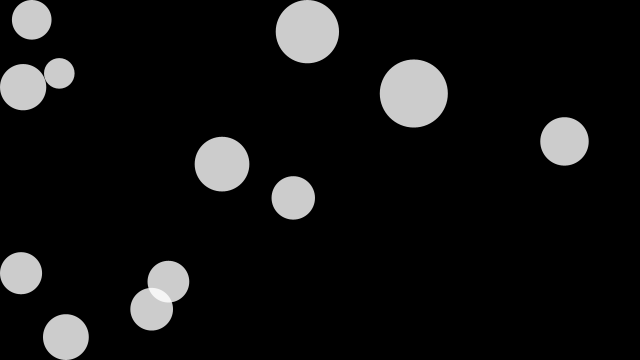
Frame 1 (no input)
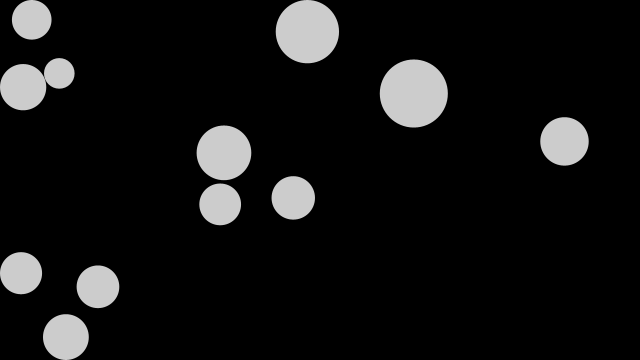
Frame 60 (the mouse pressed at the canvas centre just before this capture)
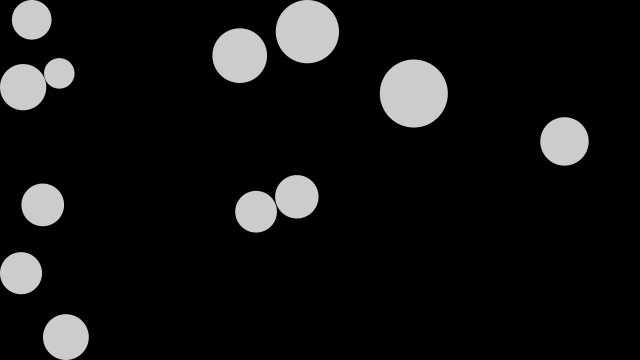
Frame 120 (the mouse held since frame 60 and released just before this capture)

The Processing sketch that drew these frames (run headless with seeded random() and noise(); from frame 60 on, the mouse is pressed at the canvas centre):

// Processing sketch: colisao
// ── colisao.pde
int numBalls = 12;
float spring = 0.05;
float gravity = 0;
float friction = -0.9;
Ball[] balls = new Ball[numBalls];

void setup() {
  size(640, 360);
  for (int i = 0; i < numBalls; i++) {
    balls[i] = new Ball(random(width), random(height), random(30, 70), i, balls);
  }
  noStroke();
  fill(255, 204);
}

void draw() {
  background(0);
  for (int i = 0; i < numBalls; i++) {
    balls[i].collide();
    balls[i].move();
    balls[i].display();  
  }
}

class Ball {
  
  float x, y;
  float diameter;
  float vx = 0;
  float vy = 0;
  int id;
  Ball[] others;
 
  Ball(float xin, float yin, float din, int idin, Ball[] oin) {
    x = xin;
    y = yin;
    diameter = din;
    id = idin;
    others = oin;
  } 
  
  void collide() {
    for (int i = id + 1; i < numBalls; i++) {
      float dx = others[i].x - x;
      float dy = others[i].y - y;
      float distance = sqrt(dx*dx + dy*dy);
      float minDist = others[i].diameter/2 + diameter/2;
      if (distance < minDist) { 
        float angle = atan2(dy, dx);
        float targetX = x + cos(angle) * minDist;
        float targetY = y + sin(angle) * minDist;
        float ax = (targetX - others[i].x) * spring;
        float ay = (targetY - others[i].y) * spring;
        vx -= ax;
        vy -= ay;
        others[i].vx += ax;
        others[i].vy += ay;
      }
    }   
  }
  
  void move() {
    vy += gravity;
    x += vx;
    y += vy;
    if (x + diameter/2 > width) {
      x = width - diameter/2;
      vx *= friction; 
    }
    else if (x - diameter/2 < 0) {
      x = diameter/2;
      vx *= friction;
    }
    if (y + diameter/2 > height) {
      y = height - diameter/2;
      vy *= friction; 
    } 
    else if (y - diameter/2 < 0) {
      y = diameter/2;
      vy *= friction;
    }
  }
  
  void display() {
    ellipse(x, y, diameter, diameter);
  }
}
